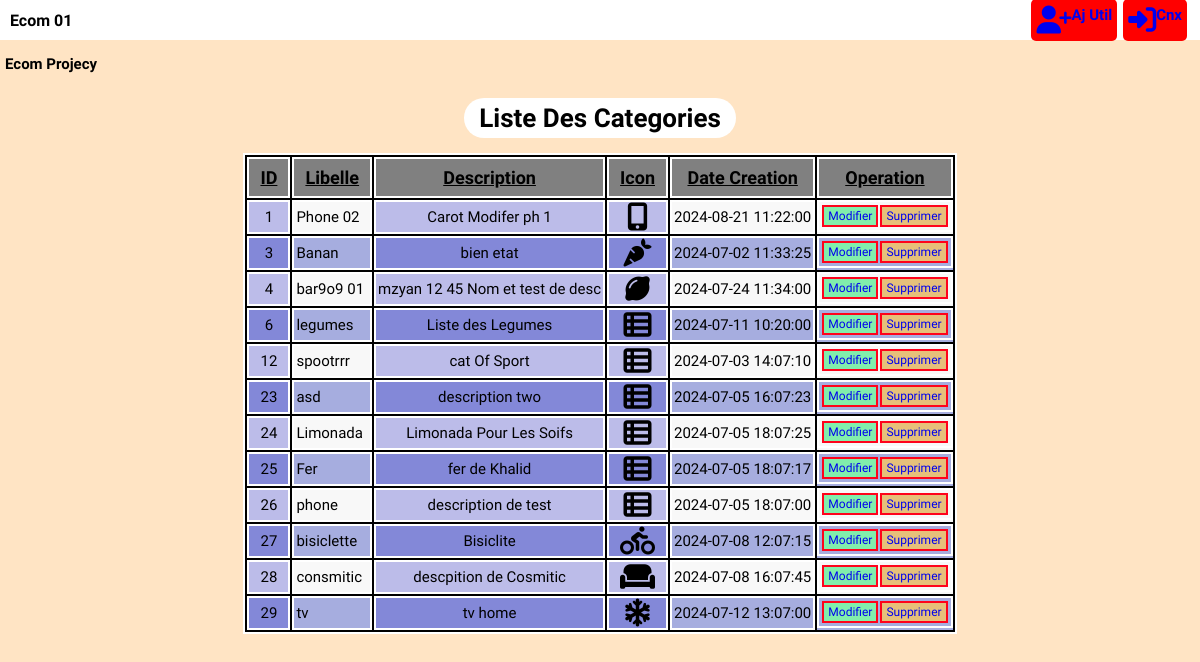
The page /categorie.php on the database its author committed.
### tables this page shows
CREATE TABLE `ec_catg` (
  `id_cg` int(11) NOT NULL,
  `libelle` varchar(255) DEFAULT NULL,
  `descrip` varchar(255) DEFAULT NULL,
  `date_crate_c` datetime DEFAULT NULL,
  `econ_c` varchar(200) DEFAULT NULL
);

### categorie.php (the view, shortened to what this page needs)
<?php
require_once "databaseEcom.php";
$donnes = $pdo->query("SELECT * FROM `ec_catg`")->fetchAll(PDO::FETCH_ASSOC);
?>
<!DOCTYPE html>
<html lang="en">
<head>
    <link rel="stylesheet" href="css/style.css">
</head>
<body>
    <?php include_once("nav.php")   ?>
    <div class="container-global">
        <h2>Ecom Projecy</h2>
        <div class='center-table'>
            <h4>Liste Des Categories</h4>
            <table>
                <thead>
                    <tr>
                        <th>ID</th>
                        <th>Libelle</th>
                        <th>Description</th>
                        <th>Icon</th>
                        <th>Date Creation</th>
                        <th>Operation</th>
                    </tr>
                </thead>
                <tbody>
                    <?php
                    foreach ($donnes as   $value) {
                    ?>
                        <tr>
                            <td><?php echo  $value["id_cg"]; ?></td>
                            <td><?php echo  $value["libelle"]; ?></td>
                            <td><?php echo  $value["descrip"]; ?></td>
                            <td>
                                <i class="<?php echo  $value["econ_c"]; ?>"></i>
                            </td>
                            <td><?php echo  $value["date_crate_c"]; ?></td>
                            <td>
                            <a  href="modif_cat.php?id=<?= $value["id_cg"]; ?>" name="modifier" class="btn btn-edit">Modifier</a>
                            <a  href="supp_cat.php?id=<?= $value["id_cg"]; ?>" onclick="return confirm('Vous Voulez vraiment Supprimer  Categorie <?= strtoupper( $value['libelle']); ?>')" name="supprimer" class="btn btn-detele">Supprimer</a>
                         </td>
                        </tr>
                    <?php } ?>
                </tbody>
            </table>
        </div>
    </div>
</body>
</html>

### CSS/style.css (style rules this page uses)
* { margin: 0; padding: 0; box-sizing: border-box; list-style: none; font-family: "Playwrite IT Moderna", cursive; font-size: 15px; }
a { text-decoration: none; }
body { background-color: bisque; }
.btn { padding: 2px 4px; font-size: 12px; margin: 2px 1px; border: 2px solid #ff031b; cursor: pointer; }
.btn-edit { background-color: #81eeac; }
.btn-detele { background-color: #e6c07a; }
i { font-size: 28px; }
.container-global { padding: 5px; margin: 10px auto; }
* { z-index: 5; }

### rows shown on the page
ec_catg: id_cg "1", libelle "Phone 02", descrip "Carot Modifer ph 1", date_crate_c "2024-08-21 11:22:00"
ec_catg: id_cg "3", libelle "Banan", descrip "bien etat", date_crate_c "2024-07-02 11:33:25"
ec_catg: id_cg "4", libelle "bar9o9 01", descrip "mzyan 12 45 Nom et test de desc", date_crate_c "2024-07-24 11:34:00"
ec_catg: id_cg "6", libelle "legumes", descrip "Liste des Legumes", date_crate_c "2024-07-11 10:20:00"
ec_catg: id_cg "12", libelle "spootrrr", descrip "cat Of Sport", date_crate_c "2024-07-03 14:07:10"
ec_catg: id_cg "23", libelle "asd", descrip "description two", date_crate_c "2024-07-05 16:07:23"
ec_catg: id_cg "24", libelle "Limonada", descrip "Limonada Pour Les Soifs", date_crate_c "2024-07-05 18:07:25"
ec_catg: id_cg "25", libelle "Fer", descrip "fer de Khalid", date_crate_c "2024-07-05 18:07:17"
ec_catg: id_cg "26", libelle "phone", descrip "description de test", date_crate_c "2024-07-05 18:07:00"
ec_catg: id_cg "27", libelle "bisiclette", descrip "Bisiclite", date_crate_c "2024-07-08 12:07:15"
ec_catg: id_cg "28", libelle "consmitic", descrip "descpition de Cosmitic", date_crate_c "2024-07-08 16:07:45"
ec_catg: id_cg "29", libelle "tv", descrip "tv home", date_crate_c "2024-07-12 13:07:00"
